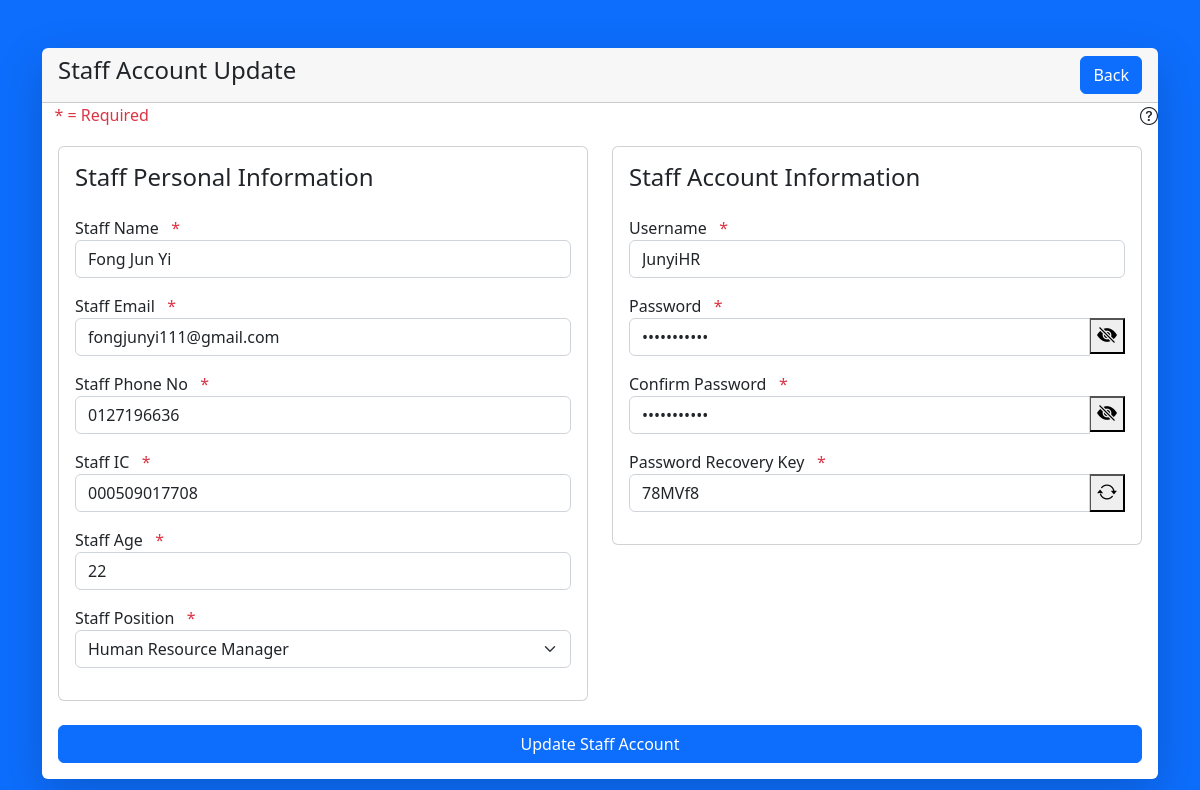
Page /administration/crud_staff/staff_update.php?id=1009 on the committed database.
### tables this page shows
CREATE TABLE `staff` (
  `staff_id` int(11) NOT NULL,
  `staff_username` varchar(40) NOT NULL,
  `staff_password` varchar(12) NOT NULL,
  `staff_name` varchar(40) NOT NULL,
  `staff_ic` varchar(16) NOT NULL,
  `staff_age` int(11) NOT NULL,
  `staff_position` varchar(40) NOT NULL,
  `staff_email` varchar(40) NOT NULL,
  `staff_contactNo` varchar(15) NOT NULL,
  `staff_recoveryPasswordKey` varchar(12) NOT NULL
);

### administration/crud_staff/staff_db.php (called while the page is built, shortened)
<?php
$f_Desc2 = "This page is a staff update details page, in here you can update a staff account details.";
?>

### administration/crud_staff/staff_update.php (the view, shortened to what this page needs)
<?php
require ($_SERVER['DOCUMENT_ROOT'] . '/Computer-Store-POS-System/administration/dbconnect.php');
require 'staff_db.php';
if (isset($_GET['id'])) {
    $staffID = $_GET['id'];
    $sql2 = "SELECT * FROM staff WHERE staff_id='$staffID'";
    $result2 = mysqli_query($connect, $sql2);
    if (mysqli_num_rows($result2) > 0) {
        $currentStaff = mysqli_fetch_array($result2);
    }
}
?>
<!DOCTYPE html>
<html>
    <head>
        <link href="https://cdn.jsdelivr.net/npm/bootstrap@5.2.3/dist/css/bootstrap.min.css" rel="stylesheet">
        <link rel="stylesheet" href="https://cdn.jsdelivr.net/npm/bootstrap-icons@1.10.2/font/bootstrap-icons.css">
    </head>
    <body class="bg-primary">
        <div class="container">
            <div class="row">
                <div class="col-md-12">
                    <div class="card shadow-lg border-0 rounded-lg mt-5">
                        <div class="card-header">
                            <h4>Staff Account Update
                                <a href="http://localhost/Computer-Store-POS-System/administration/staff.php" class="btn btn-primary float-end">Back</a>
                            </h4>
                        </div>
                        <div class="row">
                            <div class="col-md-12">
                                <i class="bi bi-question-circle float-end" style="font-size: 18px" data-bs-toggle="popover" title="Description:" data-bs-content="<?php echo $f_Desc2 ?>"></i>
                                <span style="color: #dc3545">&nbsp;&nbsp; * = Required</span>
                            </div>
                        </div>
                        <div class="card-body">
                            <form method="POST" action="<?php echo htmlspecialchars($_SERVER["PHP_SELF"]); ?>">
                                <div class="row">
                                    <div class="col-md-6">
                                        <div class="card mb-4 mb-md-0">
                                            <div class="card-body">
                                                <h4 class="mb-4">Staff Personal Information</h4>
                                                <div class="mb-3">
                                                    <label>Staff Name</label><span style="color: #dc3545">&nbsp;&nbsp; *<?php echo $nameErr; ?></span>
                                                    <input type="text" name="name" class="form-control" value="<?php echo $currentStaff['staff_name']; ?>">
                                                </div>
                                                <div class="mb-3">
                                                    <label>Staff Email</label><span style="color: #dc3545">&nbsp;&nbsp; *<?php echo $emailErr; ?></span>
                                                    <input type="email" name="email" class="form-control" value="<?php echo $currentStaff['staff_email']; ?>">
                                                </div>
                                                <div class="mb-3">
                                                    <label>Staff Phone No</label><span style="color: #dc3545">&nbsp;&nbsp; *<?php echo $phoneErr; ?></span>
                                                    <input type="text" name="phone" class="form-control" value="<?php echo $currentStaff['staff_contactNo']; ?>">
                                                </div>
                                                <div class="mb-3">
                                                    <label>Staff IC</label><span style="color: #dc3545">&nbsp;&nbsp; *<?php echo $icErr; ?></span>
                                                    <input type="text" name="ic" class="form-control" value="<?php echo $currentStaff['staff_ic']; ?>">
                                                </div>
                                                <div class="mb-3">
                                                    <label>Staff Age</label><span style="color: #dc3545">&nbsp;&nbsp; *<?php echo $ageErr; ?></span>
                                                    <input type="text" name="age" class="form-control" value="<?php echo $currentStaff['staff_age']; ?>">
                                                </div>
                                                <div class="mb-3">
                                                    <label>Staff Position</label><span style="color: #dc3545">&nbsp;&nbsp; *<?php echo $positionErr; ?></span>
                                                    <select class="form-select" aria-label="position list" name="position" id="positions">
                                                        <option value="<?php echo $currentStaff['staff_position']; ?>"><?php echo $currentStaff['staff_position']; ?></option>
                                                    </select>
                                                </div>
                                            </div>
                                        </div>
                                    </div>
                                    <div class="col-md-6">
                                        <div class="card mb-4 mb-md-0">
                                            <div class="card-body">
                                                <h4 class="mb-4">Staff Account Information</h4>
                                                <div class="mb-3">
                                                    <label>Username</label><span style="color: #dc3545">&nbsp;&nbsp; *<?php echo $userNameErr; ?></span>
                                                    <input type="text" name="username" class="form-control" value="<?php echo $currentStaff['staff_username']; ?>">
                                                </div>
                                                <div class="mb-3">
                                                    <label>Password</label><span style="color: #dc3545">&nbsp;&nbsp; *<?php echo $passwordErr; ?></span>
                                                    <div class="input-group mb-3">
                                                        <input type="password" name="password" id="password" class="form-control" value="<?php echo $currentStaff['staff_password']; ?>">
                                                        <span onclick="togglePasswordIcon1()">
                                                            <button type="button" id="pws1_eye1" class="bi bi-eye-slash-fill"></button>
                                                        </span>
                                                    </div>
                                                </div>
                                                <div class="mb-3">
                                                    <label>Confirm Password</label><span style="color: #dc3545">&nbsp;&nbsp; *<?php echo $cPasswordErr; ?></span>
                                                    <div class="input-group mb-3">
                                                        <input type="password" name="confirmPassword" id="confirmPassword" class="form-control" value="<?php echo $currentStaff['staff_password']; ?>">
                                                        <span onclick="togglePasswordIcon2()">
                                                            <button type="button" id="pws2_eye1" class="bi bi-eye-slash-fill" style=""></button>
                                                        </span>
                                                    </div>
                                                </div>
                                                <div class="mb-3">
                                                    <label>Password Recovery Key</label><span style="color: #dc3545">&nbsp;&nbsp; *<?php echo $keyErr; ?></span>
                                                    <div class="input-group mb-3">
                                                        <input type="text" name="recoveryKey" id="recoveryKey" class="form-control" value="<?php echo $currentStaff['staff_recoveryPasswordKey']; ?>">
                                                        <button type="button" class="bi bi-arrow-repeat" style="font-size: 20px" onclick="getKey()"></button>
                                                    </div>
                                                </div>
                                            </div>
                                        </div>
                                    </div>
                                </div>
                                <div class="mt-4 mb-0">
                                    <div class="d-grid">
                                        <button type="submit" class="btn btn-primary" name="update_staff">Update Staff Account</button>
                                    </div>
                                </div>
                            </form>
                        </div>
                    </div>
                </div>
            </div>
        </div>
    </body>
</html>

### administration/crud_staff/staff_update.php (style rules this page uses)
#pws1_eye1 { font-size: 20px; }
#pws2_eye1 { font-size: 20px; }

### rows in the picture
staff: name "Fong Jun Yi", email "fongjunyi111@gmail.com", phone "0127196636", ic "000509017708", age "22", position "Human Resource Manager", username "JunyiHR", recoveryKey "78MVf8"
